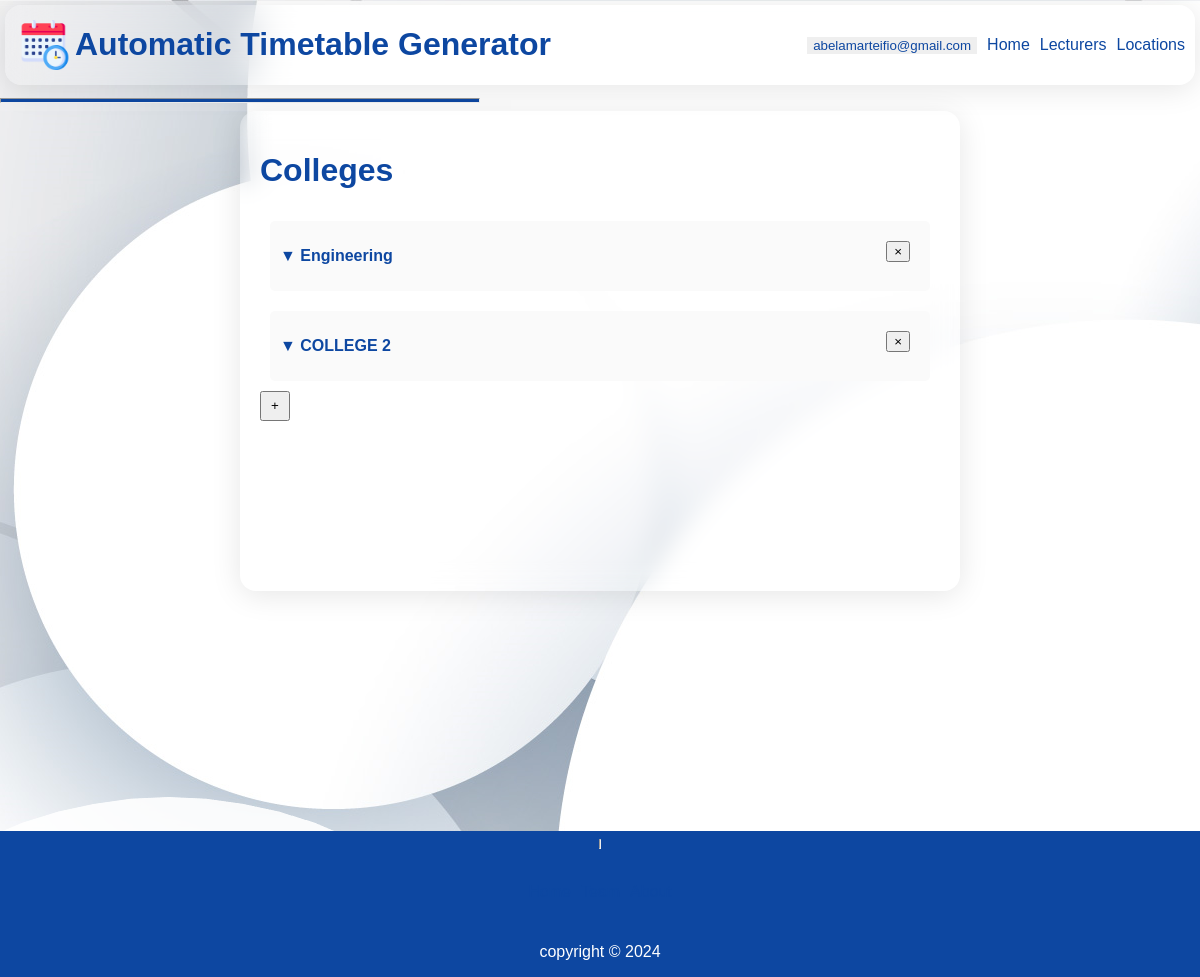
Screenshot of /abelamarteifio@gmail.com/allcolleges with the database file from the repository.
### webversion/models.py (models this page shows, shortened)
class UserAccount(models.Model):
    email = models.EmailField(null=True, max_length=255)
    password = models.CharField(max_length=255, null=True)

class College(models.Model):
    name = models.CharField(null=True,max_length=255)
    creater = models.ForeignKey("UserAccount", on_delete=models.CASCADE, related_name="college_user")
    rows_per_day = models.PositiveSmallIntegerField(null=True)
    days_per_week = models.PositiveSmallIntegerField(null=True)
    exam_days = models.PositiveIntegerField(null=True)

### webversion/views.py (the view)
# urls.py: path("<str:email>/allcolleges", views.collegePage, name="colleges"),
def collegePage(request, email):
    user_id = UserAccount.objects.get(email=email).id
    departments = Department.objects.filter(creator_id=user_id,  )
    template = loader.get_template("colleges.html")
    user = UserAccount.objects.get(email=email)
    colleges = College.objects.filter(creater_id = user.id)
    context = {
        "colleges": colleges, "email": email,
    }
    return HttpResponse(template.render(context, request))

### webversion/Templates/colleges.html (shortened to what this page needs)
{% extends 'main.html' %}
{% load static %}
{% block content %}
<div class="colleges">
    <h1>colleges</h1>
    {% for college in colleges %}
    <div class="collegeItem">
        <div class="drop_parent">
            <p class="dropdownbtn" onclick="dropDown()">
                <span class="drpsymbol">
                    &#x25bc;
                </span>
                  <strong>{{college.name}}</strong>
            </p>
        </div>
        <div class="btns">
            <form method="post" action="{% url 'deletecollege' email college.id %}">
                <button type="submit" name="delete-college" id="delete-college">
                    &times;
                </button>
            </form>
        </div>
    </div>
    {% empty %}
    <p>Please click on the <strong>&plus;</strong> button to add a college</p>
    {% endfor %}
    <button type="button" name="new-college" onclick="allo()" id="new-collegebtn">
        &plus;
    </button>
</div>
{% endblock %}

### webversion/Templates/main.html (shortened to what this page needs)
{% load static %}
<!DOCTYPE html>
<html lang="en">
<head>
    <link rel="stylesheet" href="{% static 'style.css' %}">
</head>
<body id="main-body">
    <header id="header">
        <div class="subHead">
            <div class="logo">
                    <img src="{% static 'logo.png' %}" alt="logo" width="50px" height="50px"/>
                <h1>Automatic Timetable Generator</h1>
            </div>
            <nav class="TopNavBar">
                <ul>
                    {% if email %}
                    <li>
                        <button id="email1" type="button" onclick="uPanel()">
                            {{email}}
                        </button>
                    </li>
                    {% endif %}
                    <li>
                        <a href="/0">home</a>
                    </li>
                    {% if email %}
                    <li>
                        <a href="{% url 'alllecturers' email %}">lecturers</a>
                    </li>
                    <li>
                        <a href="{% url 'locations' email %}">locations</a>
                    </li>
                {% endif %}
            </nav>
        </div>
        <hr>
    </header>
    <div class="body">
    {% block content %}
    {% endblock %}
    </div>
    <footer id="footer">
        <hr style="float: right; background-color: #0d47a1; height: 10px;">
        <div class="BottomNavBar">
            <ul>
                <li>
                    <a href="/">home</a>
                </li>
                <li>
                    <a href="">team</a>
                </li>
                <li>
                    <a href="">about</a>
                </li>
            </ul>
        </div>
        <p>copyright &copy; 2024</p>
    </footer>
</body>
</html>

### webversion/static/style.css (style rules this page uses)
* { box-sizing: border-box; font-family: Arial; max-width: 100%; text-decoration: none; list-style: none; }
h1, h2, h3,h4 { color: #0d47a1; }
body { display: flex; flex-direction: column; margin: 0; background-image: url('circles.png'); background-attachment: fixed; background-repeat: no-repeat; }
header { margin: 0; max-width: 100%; background-color: rgba(255, 255, 255, 0.1) ; width: 100%; color: #0d47a1; position: sticky; top: 0px; right: 0px; left: 0px; z-index: 999999999; }
header hr { width: 40%; float: left; background-color: #0d47a1; height: 5px; }
header .subHead { display: flex; flex-direction: row; justify-content: space-between; opacity: 100%; margin: 5px; border-radius: 10px; background: rgba(255, 255, 255, 0.01); border-radius: 16px; box-shadow: 0 4px 30px rgba(0, 0, 0, 0.1); -webkit-backdrop-filter: blur(20px); backdrop-filter: blur(20px); }
header .subHead .logo { width: 60%; display: inline-flex; align-items: center; padding-left: 10px; }
header .subHead .logo img { margin: 5px; padding-right: 0; }
header .subHead .logo h1 { margin-left: 0; float: left; }
.TopNavBar { display: flex; flex-direction: column; justify-content: space-evenly; }
header .subHead .TopNavBar ul { display: flex; flex-direction: row; align-items: center; padding: 5px; }
header .subHead .TopNavBar ul li { padding: 5px; }
#email1 { text-transform: lowercase; border: none; color: #0d47a1; }
.body { margin-top: 0px; min-height: 90vh; text-transform: capitalize; }
footer { display: flex; flex-direction: column; align-items: center; background: #0d47a1; color: #fff; }
footer .BottomNavBar ul { display: flex; flex-direction: row; padding: 5px; }
footer .BottomNavBar ul li { padding: 5px; }
header ul a, footer ul a { text-transform: capitalize; color: #0d47a1; }
.colleges { width: 60%; margin: auto; display: flex; flex-direction: column; background: rgba(0, 12, 255, 0); border-radius: 16px; box-shadow: 0 4px 30px rgba(0, 0, 0, 0.1); backdrop-filter: blur(11.6px); -webkit-backdrop-filter: blur(11.6px); padding: 20px; min-height: 60vh; padding: 20px; }
.colleges .collegeItem { display: flex; flex-direction: row; justify-content: space-between; background-color: #fafafa; margin: 10px; border-radius: 5px; padding: 10px; color: #0d47a1; animation-name: downOut; animation-duration: 2s; animation-iteration-count: 1; }
.collegeItem .btns { padding: 10px; }
.colleges #new-collegebtn { width: 30px; height: 30px; }
.colleges .drop_parent { display: flex; flex-direction: column; width: 50%; }

### rows the page displays
UserAccount: email "abelamarteifio@gmail.com"
College: name "Engineering"
College: name "COLLEGE 2"
